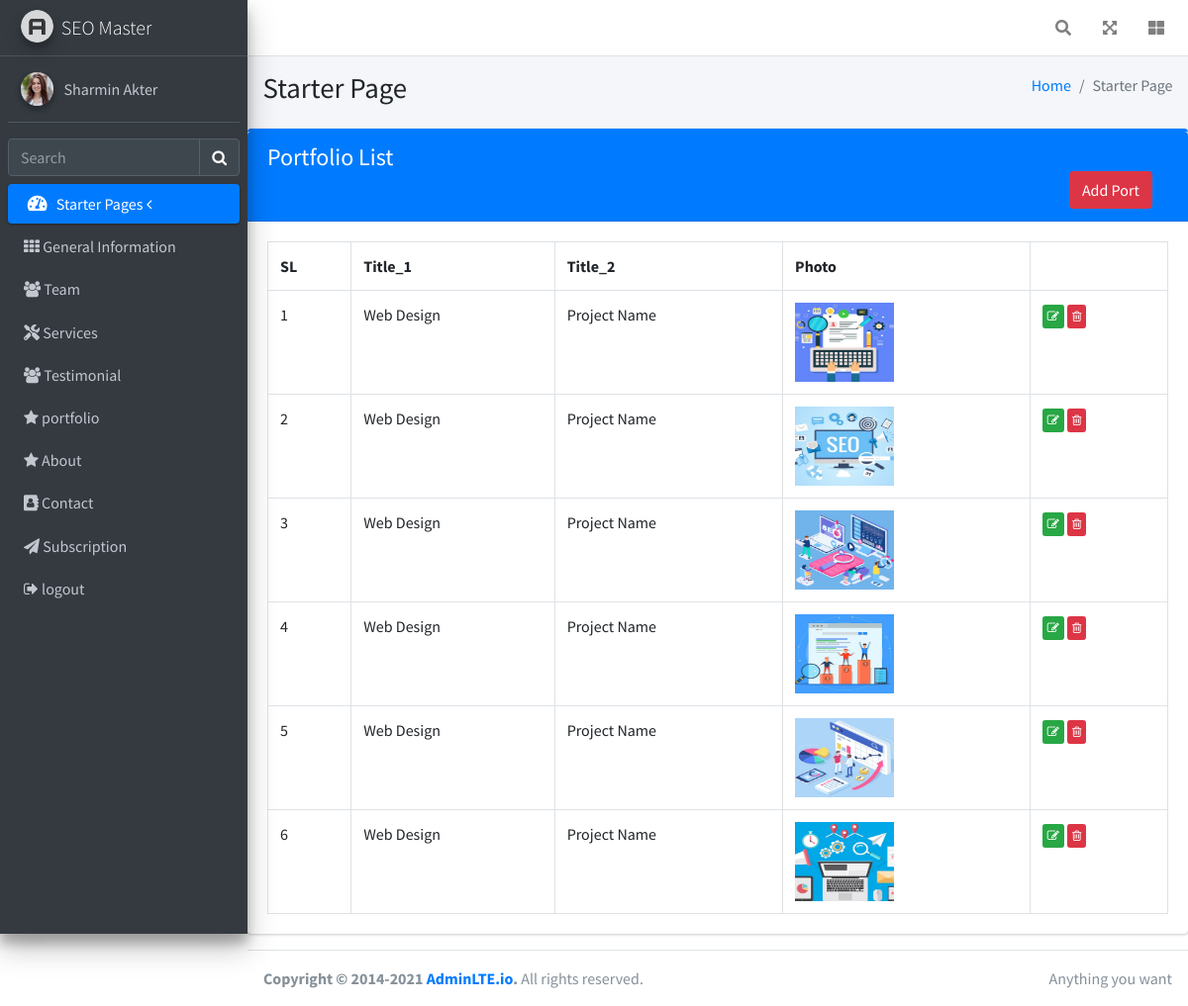
/seomaster/admin/port_list.php (signed in), run on the app's committed database.
### tables this page shows
CREATE TABLE `portfolio` (
  `id` int(11) NOT NULL,
  `photo` text NOT NULL,
  `title_1` varchar(255) NOT NULL,
  `title_2` varchar(255) NOT NULL
);

### seomaster/admin/port_list.php (the view, shortened to what this page needs)
<?php
$db=new mysqli('localhost','root','','seo');
$port=$db->query('select * from portfolio order by id desc');
?>
<!DOCTYPE html>
<html lang="en">
<head>
  <link rel="stylesheet" href="plugins/fontawesome-free/css/all.min.css">
  <link rel="stylesheet" href="dist/css/adminlte.min.css"><link rel="stylesheet" href="plugins/summernote/summernote-bs4.min.css">
<link rel="stylesheet" href="https://cdnjs.cloudflare.com/ajax/libs/font-awesome/4.7.0/css/font-awesome.min.css">
</head>
<body class="hold-transition sidebar-mini">
<div class="wrapper">
  <nav class="main-header navbar navbar-expand navbar-white navbar-light">
    <ul class="navbar-nav ml-auto">
      <li class="nav-item">
        <a class="nav-link" data-widget="navbar-search" href="#" role="button">
          <i class="fas fa-search"></i>
        </a>
      </li>
      <li class="nav-item">
        <a class="nav-link" data-widget="fullscreen" href="#" role="button">
          <i class="fas fa-expand-arrows-alt"></i>
        </a>
      </li>
      <li class="nav-item">
        <a class="nav-link" data-widget="control-sidebar" data-slide="true" href="#" role="button">
          <i class="fas fa-th-large"></i>
        </a>
      </li>
    </ul>
  </nav>
  <?php
  require('menu.php');
  ?>
  <div class="content-wrapper">
    <div class="content-header">
      <div class="container-fluid">
        <div class="row mb-2">
          <div class="col-sm-6">
            <h1 class="m-0">Starter Page</h1>
          </div>
          <div class="col-sm-6">
            <ol class="breadcrumb float-sm-right">
              <li class="breadcrumb-item"><a href="#">Home</a></li>
              <li class="breadcrumb-item active">Starter Page</li>
            </ol>
          </div>
        </div>
      </div>
    </div>
        <div class="card card-primary card-outline">
              <div class="card-header bg-primary">
                <h4 class="m-0">Portfolio List</h4>
                <a href="port.php" class="btn btn-danger btn-xl" style="margin-left:89%">Add
              Port</a>
              </div>
              <div class="card-body ">
                <table class="table table-bordered">
                    <tr>
                        <th>SL</th>
                        <th>Title_1</th>
                        <th>Title_2</th>
                        <th>Photo</th>
                        <th></th>
                    </tr>
                    <?php $i=0; while($data=$port->fetch_assoc()){ ?>
                        <tr>
                            <td><?php echo ++$i ?></td>
                            <td><?php echo $data['title_1'] ?></td>
                            <td><?php echo $data['title_2'] ?></td>
                            <td><img src="./dist/assets/<?php echo $data['photo'] ?>" width="100" height="80"/></td>
                               <td>
                                <a href="port_edit.php?id=<?php echo $data['id'] ?>" class="btn btn-xs btn-success">
                                <i class="fa fa-edit" style="color:white;"></i>
                            </a>
                                <a href="port_del.php?id=<?php echo $data['id'] ?>" class="btn btn-xs btn-danger"
                                onclick="return confirm('Are you sure?')">
                                <i class="fa fa-trash-o" style="color:white"></i></a>
                            </td>
                        </tr>
                        <?php } ?>
                </table>
              </div>
            </div>
      </div>
    </div>
  <footer class="main-footer">
    <div class="float-right d-none d-sm-inline">
      Anything you want
    </div>
    <strong>Copyright &copy; 2014-2021 <a href="https://adminlte.io">AdminLTE.io</a>.</strong> All rights reserved.
  </footer>
</body>
</html>

### seomaster/admin/menu.php
<link rel="stylesheet" href="https://cdnjs.cloudflare.com/ajax/libs/font-awesome/4.7.0/css/font-awesome.min.css">
  <aside class="main-sidebar sidebar-dark-primary elevation-4">
    <a href="index3.html" class="brand-link">
      <img src="dist/img/AdminLTELogo.png" alt="AdminLTE Logo" class="brand-image img-circle elevation-3" style="opacity: .8">
      <span class="brand-text font-weight-light">SEO Master</span>
    </a>
    <div class="sidebar">
      <div class="user-panel mt-3 pb-3 mb-3 d-flex">
        <div class="image">
          <img src="dist/img/testimonial-1.jpg" class="img-circle elevation-2" alt="User Image">
        </div>
        <div class="info">
          <a href="#" class="d-block">Sharmin Akter</a>
        </div>
      </div>
      <div class="form-inline">
        <div class="input-group" data-widget="sidebar-search">
          <input class="form-control form-control-sidebar" type="search" placeholder="Search" aria-label="Search">
          <div class="input-group-append">
            <button class="btn btn-sidebar">
            <i class="fa fa-search"></i>
            </button>
          </div>
        </div>
      </div>
      <nav class="mt-2">
        <ul class="nav nav-pills nav-sidebar flex-column" data-widget="treeview" role="menu" data-accordion="false">
          <li class="nav-item menu-open">
            <a href="#" class="nav-link active">
              <i class="nav-icon fas fa-tachometer-alt"></i>
              <p>
                Starter Pages
                <i class="fa fa-angle-left"></i>
              </p>
            </a>
          <li class="nav-item">
            <a href="general.php" class="nav-link">
            <i class="fa fa-th"></i>
              <p>
               General Information
              </p>
            </a>
          </li>
          <li class="nav-item">
            <a href="team.php" class="nav-link">
            <i class="fa fa-group"></i>
              <p>
            Team
              </p>
            </a>
          </li>
          <li class="nav-item">
            <a href="service.php" class="nav-link">
            <i class='fas fa-tools'></i>
              <p>
           Services
              </p>
            </a>
          </li>
          <li class="nav-item">
            <a href="test.php" class="nav-link">
            <i class="fa fa-group"></i>
              <p>
          Testimonial
              </p>
            </a>
          </li>
          <li class="nav-item">
            <a href="port.php" class="nav-link">
            <i class="fa fa-star"></i>
              <p>
           portfolio
              </p>
            </a>
          </li>
          <li class="nav-item">
            <a href="about.php" class="nav-link">
            <i class="fa fa-star"></i>
              <p>
         About
              </p>
            </a>
          </li>
          <li class="nav-item">
            <a href="contact.php" class="nav-link">
            <i class="fa fa-address-book"></i>
              <p>
         Contact
              </p>
            </a>
          </li>
          <li class="nav-item">
            <a href="subscription.php" class="nav-link">
            <i class="fa fa-send"></i>
              <p>
              Subscription
              </p>
            </a>
          </li>
          <li class="nav-item">
            <a href="logout.php" class="nav-link">
            <i class="fa fa-sign-out"></i>
              <p>
             logout
              </p>
            </a>
          </li>
        </ul>
      </nav>
    </div>
  </aside>

### data on the page
portfolio: title_1 "Web Design", title_2 "Project Name", photo (picture)
portfolio: title_1 "Web Design", title_2 "Project Name", photo (picture)
portfolio: title_1 "Web Design", title_2 "Project Name", photo (picture)
portfolio: title_1 "Web Design", title_2 "Project Name", photo (picture)
portfolio: title_1 "Web Design", title_2 "Project Name", photo (picture)
portfolio: title_1 "Web Design", title_2 "Project Name", photo (picture)
